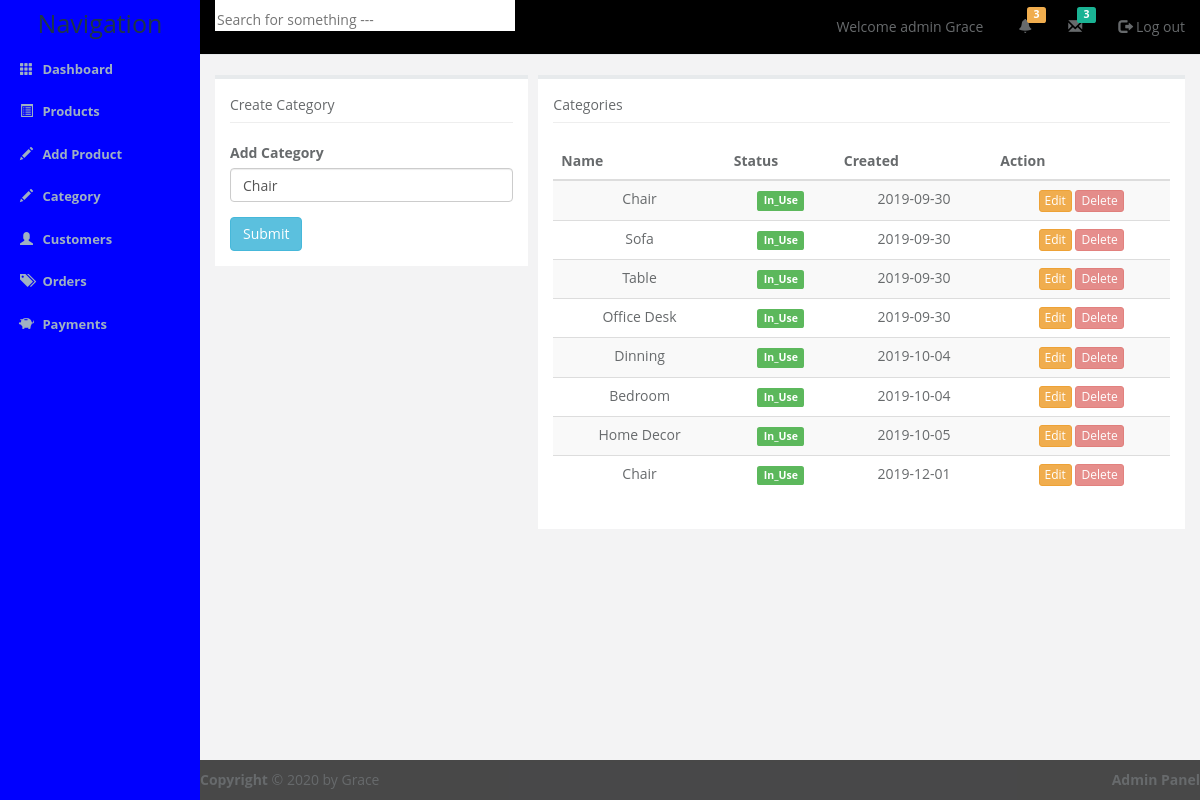
Page /admin/editcategory.php?id=2 on the committed database.
### tables this page shows
CREATE TABLE `categories` (
  `cat_id` int(100) NOT NULL,
  `cat_title` text NOT NULL,
  `status` enum('In_Use','Not_In_Use') NOT NULL,
  `Date_Added` date NOT NULL
);

### admin/editcategory.php (the view, shortened to what this page needs)
<?php
  require_once 'config/db.php';
  if(isset($_GET) & !empty($_GET)){
    $id = $_GET['id'];
  }else{
    header('location: categories.php');
  }
?>
<!DOCTYPE html>
<html lang="en">
	<head>
    <link href="css/bootstrap.min.css" rel="stylesheet">
		<link href="http://netdna.bootstrapcdn.com/bootstrap/3.2.0/css/bootstrap.min.css" rel="stylesheet">
		<link href="css/custom.css" rel="stylesheet">
		<link rel="stylesheet" type="text/css" href="css/category.css">
	</head>
	<body>
		<div class="container-fluid display-table">
      <div class="row display-table-row">
        <div class="col-md-2 col-sm-1 hidden-xs display-table-cell valign-top" id="side-menu">
          <h1 class="hidden-sm hidden-xs">Navigation</h1>
         <ul>
            <li class="link ">
              <a href="">
                <span class="glyphicon glyphicon-th" aria-hidden="true"></span>
                <span class="hidden-sm hidden-xs">Dashboard</span>
              </a>
            </li>
            <li class="link">
              <a href="products.php">
                <span class="glyphicon glyphicon-list-alt" aria-hidden="true"></span>
                <span class="hidden-sm hidden-xs">Products</span>
              </a>
            </li>
            <li class="link">
              <a href="new-product.php">
                <span class="glyphicon glyphicon-pencil" aria-hidden="true"></span>
                <span class="hidden-sm hidden-xs">Add Product</span>
              </a>
            </li>
           <li class="link">
              <a href="category.php">
                <span class="glyphicon glyphicon-pencil" aria-hidden="true"></span>
                <span class="hidden-sm hidden-xs">Category</span>
              </a>
            </li>
            <li class="link">
              <a href="customers.php">
                <span class="glyphicon glyphicon-user" aria-hidden="true"></span>
                <span class="hidden-sm hidden-xs">Customers</span>
              </a>
            </li>
            <li class="link">
              <a href="orders.php">
                <span class="glyphicon glyphicon-tags" aria-hidden="true"></span>
                <span class="hidden-sm hidden-xs">Orders</span>
              </a>
            </li>
             <li class="link">
              <a href="payments.php">
                <span class="glyphicon glyphicon-piggy-bank" aria-hidden="true"></span>
                <span class="hidden-sm hidden-xs">Payments</span>
              </a>
            </li>
          </ul>
        </div>
        <div class="col-md-10 col-md-11 display-table-cell valign-top box ">
          <div class="row">
          <header id="nav-header" class="clearfix">
            <div class="col-md-5">
              <input type="text" id="header-search-field" name="" class="hidden-sm hidden-xs" placeholder="Search for something ---">
            </div>
            <div class="col-md-7">
              <ul class="pull-right">
                <li id="welcome" class=" hidden-xs">Welcome admin Grace</li>
                <li class="fixed-width">
                  <a href=""><span class="glyphicon glyphicon-bell" aria-hidden="true"></span>
                    <span class="label label-warning">  3</span></a>
                </li>
                <li class="fixed-width">
                  <a href="">
                    <span class="glyphicon glyphicon-envelope" aria-hidden="true"></span>
                    <span class="label label-message">  3</span></a>
                </li>
                <li>
                  <a href="" class="logout"><span class="glyphicon glyphicon-log-out" aria-hidden="true"></span>   Log out</a>
                </li>
              </ul>
            </div>
          </header>
        </div>
            <div class="row">
            	<div class="col-md-4 dashboard-left-cell">
            		<div class="admin-content-con">
            			<header>
            				<h5>Create Category</h5>
            			</header>
            			<form action="" method="post">
            				<div class="form-group">
            					<label>Add Category</label>
            					<?php
          $sql = "SELECT * FROM categories WHERE cat_id=$id";
          $res = mysqli_query($con, $sql);
          $r = mysqli_fetch_assoc($res);
        ?>
          <input type="text" class="form-control" name="categoryname" id="Categoryname" placeholder="Category Name" value="<?php echo $r['cat_title'];  ?>">
            				</div>
                    <button type="submit" class="btn btn-info">Submit</button>
            			</form>
            		</div>
            	</div>
            	<div class="col-md-8 dashboard-right-cell">
            		<div class="admin-content-con">
            			<header>
            				<h5>Categories</h5>
            			</header>
            			<table class="table table-striped table-hover">
            				<thead>
            					<tr>
            						<th>Name</th>
            						<th>Status</th>
            						<th>Created</th>
            						<th>Action</th>
            					</tr>
            				</thead>
            				<tbody>
                      <?php
  include("config/db.php");
  $get_cat = "select * from categories";
  $run_cat = mysqli_query($con, $get_cat);
  while ($row_cat=mysqli_fetch_array($run_cat)){
    $cat_id = $row_cat['cat_id'];
    $cat_title = $row_cat['cat_title'];
    $dt=$row_cat['Date_Added'];
    $status=$row_cat['status'];
    if ($status=='In_Use') {
                     $span = 'class="label label-success"';
                  } else {
                    $span = 'class="label label-danger"';
                 }
  ?>
  <tr align="center">
    <td><?php echo $cat_title;?></td>
    <td><span <?php echo $span;?>><?php echo $status;?></span></td>
    <td><?php echo $dt;?></td>
    <td><a class="btn btn-xs btn-warning" href="index.php?edit_cat=<?php echo $cat_id; ?>">Edit</a>
    <a  class="btn btn-xs btn-danger disabled" href="delete_cat.php?delete_cat=<?php echo $cat_id;?>">Delete</a></td>
  </tr>
  <?php } ?>
            				</tbody>
            			</table>
            		</div>
            	</div>
            </div>
        <div class="row">
          <footer id="admin-footer" class="cle">
            <div class="pull-left">
              <b>Copyright </b>&copy; 2020 by Grace
            </div>
            <div class="pull-right">
              <b>Admin Panel</b>
            </div>
          </footer>
        </div>
        </div>
      </div>
    </div>
	</body>
</html>

### admin/css/custom.css (style rules this page uses)
html, body { font-family: "open sans", "helvetica Neue",helvetica, Arial, sans-serif; background-color: #f3f3f4; color: #676a6c; height: 100%; }
.box { border: 1px; }
#side-menu { background-color:blue; padding: 0px; }
#side-menu h1 { color: #1f3647; text-align: center; margin: 10px 0px; font-size: 25px; }
#side-menu ul { list-style: none; padding: 0px; margin: 0px; }
#side-menu a { list-style: none; padding: 12px 20px; text-decoration: none; color: #9fb1c2; font-weight: bold; font-size: 13px; display: block; }
#side-menu .glyphicon { margin-right: 6px; }
.display-table { display: table; padding: 0px; height: 100%; width: 100%; }
.display-table-row { display: table-row; height: 100%; }
.display-table-cell { display: table-cell; height: 100%; }
.valign-top { vertical-align: top; }
#nav-header { background-color: black; border-bottom: 1px solid #e7eaec; }
#nav-header #header-search-field { padding-top: 10px; vertical-align: center; border: none; width: 300px; outline: none; }
#nav-header ul { margin: 0px; padding: 0px; list-style: none; color: #676a6c; }
#nav-header ul li { float: left; margin-left: 15px; padding: 17px 0px; }
#nav-header ul .glyphicon { color: #676a6c; }
.label-message { background-color: #1ab394; }
#nav-header ul a { text-decoration: none; }
#nav-header .logout { color: #676a6c; }
#nav-header #welcome { margin-right: 20px; }
#nav-header ul .label { position: absolute; margin-top: -10px; margin-left: -5px; }
#nav-header .fixed-width { width: 35px; }
#admin-footer { position: absolute; width: 100%; bottom: 0px; background-color: rgb(0,0,0,0.7); padding: 10px 0px; }

### admin/css/category.css (style rules this page uses)
.dashboard-left-cell { padding-right: 5px; }
.dashboard-right-cell { padding-left: 5px; }
.admin-content-con { margin-top: 20px; background-color: #fff; border-top: 4px #e7eaec solid; padding: 15px; }
.admin-content-con h5 { margin: 0px; padding-top: 3px; }
.admin-content-con header { margin-bottom: 20px; border-bottom: 1px #eee solid; padding-bottom: 10px; }

### rows in the picture
categories: categoryname "Chair", cat_title "Chair", status "In_Use", Date_Added "2019-09-30"
categories: cat_title "Sofa", status "In_Use", Date_Added "2019-09-30"
categories: cat_title "Table", status "In_Use", Date_Added "2019-09-30"
categories: cat_title "Office Desk", status "In_Use", Date_Added "2019-09-30"
categories: cat_title "Dinning", status "In_Use", Date_Added "2019-10-04"
categories: cat_title "Bedroom", status "In_Use", Date_Added "2019-10-04"
categories: cat_title "Home Decor", status "In_Use", Date_Added "2019-10-05"
categories: cat_title "Chair", status "In_Use", Date_Added "2019-12-01"
